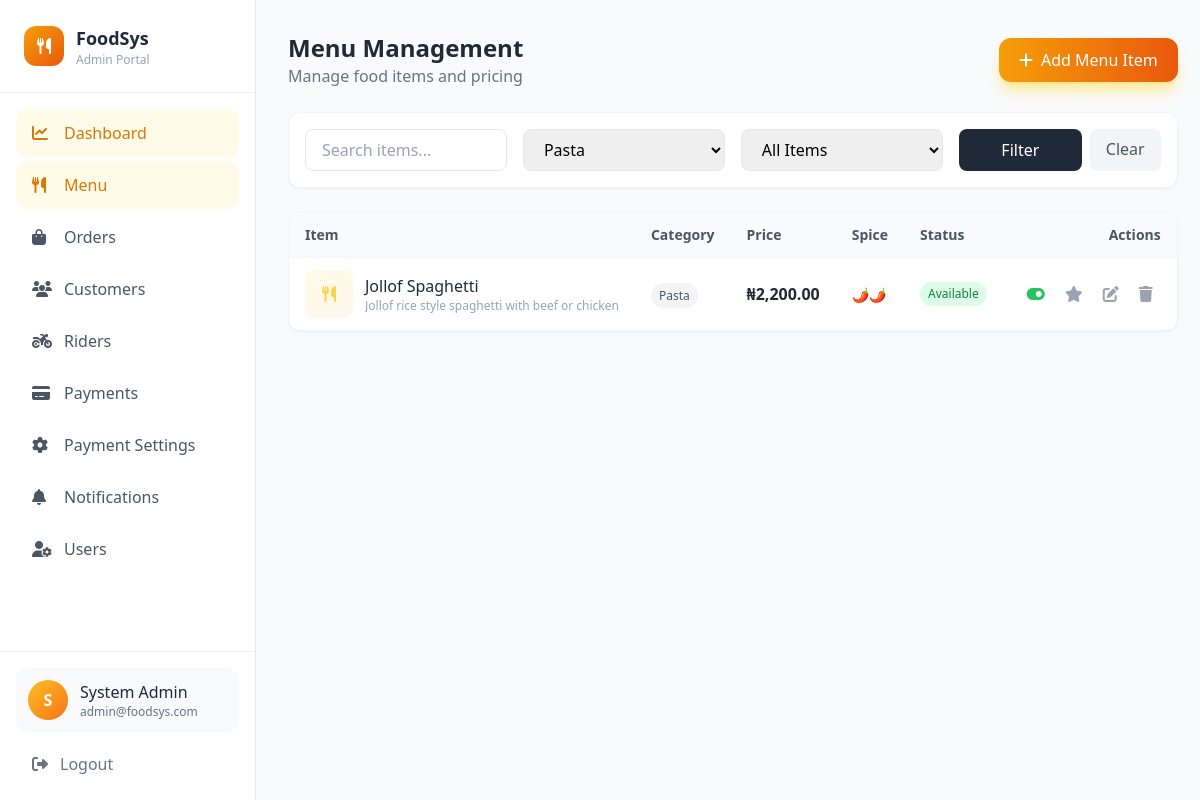
Screenshot of /admin/menu.php?category=Pasta (signed in) with the database file from the repository.
### tables this page shows
CREATE TABLE IF NOT EXISTS `menu_items` (
  `id` INT UNSIGNED NOT NULL AUTO_INCREMENT,
  `name` VARCHAR(200) NOT NULL,
  `description` TEXT DEFAULT NULL,
  `price` DECIMAL(10,2) NOT NULL,
  `category` VARCHAR(100) DEFAULT 'Main',
  `image_url` VARCHAR(500) DEFAULT NULL,
  `is_available` TINYINT(1) DEFAULT 1,
  `is_featured` TINYINT(1) DEFAULT 0,
  `preparation_time` INT UNSIGNED DEFAULT 30 COMMENT 'in minutes',
  `spice_level` ENUM('none', 'mild', 'medium', 'hot') DEFAULT 'medium',
  `tags` VARCHAR(500) DEFAULT NULL COMMENT 'comma-separated tags',
  `created_at` TIMESTAMP DEFAULT CURRENT_TIMESTAMP,
  `updated_at` TIMESTAMP DEFAULT CURRENT_TIMESTAMP ON UPDATE CURRENT_TIMESTAMP,
  PRIMARY KEY (`id`),
  KEY `idx_category` (`category`),
  KEY `idx_available` (`is_available`),
  KEY `idx_featured` (`is_featured`)
);

### config/config.php (called while the page is built, shortened)
<?php
spl_autoload_register(function ($class) {
    $file = CLASSES_PATH . '/' . $class . '.php';
});
require_once CLASSES_PATH . '/Database.php';
function formatCurrency($amount) {
    return DEFAULT_CURRENCY . number_format($amount, 2);
}

### classes/Database.php (called while the page is built, shortened)
<?php
class Database {
    private static $instance = null;
    private $connection;
    private function __construct() {
        try {
            $this->connection = new mysqli(
                DB_HOST,
                DB_USER,
                DB_PASS,
                DB_NAME
            );
            $this->connection->set_charset(DB_CHARSET);
        } catch (Exception $e) {
            throw new Exception("Database connection error: " . $e->getMessage());
        }
    }
    public static function getInstance() {
        if (self::$instance === null) {
            self::$instance = new self();
        }
        return self::$instance;
    }
    public function select($query, $params = []) {
        $stmt = $this->prepare($query, $params);
        $result = $stmt->get_result();
        $rows = [];
        while ($row = $result->fetch_assoc()) {
            $rows[] = $row;
        }
        return $rows;
    }
    private function prepare($query, $params = []) {
        $stmt = $this->connection->prepare($query);
        if (!empty($params)) {
            $types = '';
            $values = [];
            foreach ($params as $param) {
                if (is_int($param)) {
                    $types .= 'i';
                    $values[] = $param;
                } elseif (is_float($param)) {
                    $types .= 'd';
                    $values[] = $param;
                } elseif (is_null($param)) {
                    $types .= 's';
                    $values[] = null;
                } else {
                    $types .= 's';
                    $values[] = $param;
                }
            }
            if (!empty($types)) {
                array_unshift($values, $types);
                call_user_func_array([$stmt, 'bind_param'], $this->refValues($values));
            }
        }
        $result = $stmt->execute();
        return $stmt;
    }
    private function refValues($arr) {
        $refs = [];
        foreach ($arr as $key => $value) {
            $refs[$key] = &$arr[$key];
        }
        return $refs;
    }
}

### classes/MenuItem.php (called while the page is built, shortened)
<?php
class MenuItem {
    private $db;
    public function __construct() {
        $this->db = Database::getInstance();
    }
    public function getAll($filters = []) {
        $where = "WHERE 1=1";
        $params = [];
        if (!empty($filters['category'])) {
            $where .= " AND category = ?";
            $params[] = $filters['category'];
        }
        $orderBy = $filters['order_by'] ?? 'category ASC, name ASC';
        return $this->db->select(
            "SELECT * FROM menu_items $where ORDER BY $orderBy",
            $params
        );
    }
    public function getCategories() {
        $result = $this->db->select(
            "SELECT DISTINCT category FROM menu_items WHERE is_available = 1 ORDER BY category ASC"
        );
        return array_column($result, 'category');
    }
}

### admin/menu.php (the view, shortened to what this page needs)
<?php
require_once dirname(__DIR__) . '/config/config.php';
$menuItem = new MenuItem();
require_once INCLUDES_PATH . '/header.php';
$filters = [
    'category' => $_GET['category'] ?? '',
    'available' => isset($_GET['available']) ? $_GET['available'] === '1' : null,
    'search' => $_GET['search'] ?? '',
];
$menuItems = $menuItem->getAll($filters);
$categories = $menuItem->getCategories();
?>
<div class="flex flex-col md:flex-row md:items-center md:justify-between gap-4 mb-6">
    <div>
        <h1 class="text-2xl font-bold text-gray-800">Menu Management</h1>
        <p class="text-gray-500">Manage food items and pricing</p>
    </div>
    <button onclick="openNewItemModal()" class="inline-flex items-center gap-2 px-5 py-2.5 bg-gradient-to-r from-amber-500 to-orange-600 text-white font-medium rounded-xl hover:from-amber-600 hover:to-orange-700 transition-all shadow-lg shadow-amber-200">
        <i class="fas fa-plus"></i>
        <span>Add Menu Item</span>
    </button>
</div>
<div class="bg-white rounded-xl border border-gray-100 p-4 mb-6 shadow-sm">
    <form method="GET" action="" class="grid grid-cols-1 md:grid-cols-4 gap-4">
        <div>
            <input type="text" name="search" value="<?php echo htmlspecialchars($filters['search']); ?>" placeholder="Search items..." class="w-full px-4 py-2 border border-gray-200 rounded-lg focus:ring-2 focus:ring-amber-500 focus:border-amber-500">
        </div>
        <div>
            <select name="category" class="w-full px-4 py-2 border border-gray-200 rounded-lg focus:ring-2 focus:ring-amber-500 focus:border-amber-500">
                <?php foreach ($categories as $cat): ?>
                <option value="<?php echo htmlspecialchars($cat); ?>" <?php echo $filters['category'] === $cat ? 'selected' : ''; ?>><?php echo htmlspecialchars($cat); ?></option>
                <?php endforeach; ?>
            </select>
        </div>
        <div>
            <select name="available" class="w-full px-4 py-2 border border-gray-200 rounded-lg focus:ring-2 focus:ring-amber-500 focus:border-amber-500">
                <option value="">All Items</option>
            </select>
        </div>
        <div class="flex gap-2">
            <button type="submit" class="flex-1 px-4 py-2 bg-gray-800 text-white rounded-lg hover:bg-gray-700">Filter</button>
            <a href="menu.php" class="px-4 py-2 bg-gray-100 text-gray-600 rounded-lg hover:bg-gray-200">Clear</a>
        </div>
    </form>
</div>
<div class="bg-white rounded-xl border border-gray-100 shadow-sm overflow-hidden">
    <div class="hidden md:block overflow-x-auto">
        <table class="w-full">
            <thead class="bg-gray-50 border-b border-gray-100">
                <tr>
                    <th class="text-left px-4 py-3 text-sm font-semibold text-gray-600">Item</th>
                    <th class="text-left px-4 py-3 text-sm font-semibold text-gray-600">Category</th>
                    <th class="text-left px-4 py-3 text-sm font-semibold text-gray-600">Price</th>
                    <th class="text-left px-4 py-3 text-sm font-semibold text-gray-600">Spice</th>
                    <th class="text-left px-4 py-3 text-sm font-semibold text-gray-600">Status</th>
                    <th class="text-right px-4 py-3 text-sm font-semibold text-gray-600">Actions</th>
                </tr>
            </thead>
            <tbody class="divide-y divide-gray-50">
                <?php if (empty($menuItems)): ?>
                <tr>
                    <td colspan="6" class="px-4 py-12 text-center text-gray-400">
                        <i class="fas fa-utensils text-4xl mb-3"></i>
                        <p>No menu items found</p>
                    </td>
                </tr>
                <?php else: ?>
                    <?php foreach ($menuItems as $item): ?>
                    <tr class="hover:bg-gray-50">
                        <td class="px-4 py-3">
                            <div class="flex items-center gap-3">
                                <?php if (!empty($item['image_url'])): ?>
                                <img src="<?php echo htmlspecialchars($item['image_url']); ?>" alt="<?php echo htmlspecialchars($item['name']); ?>" class="w-12 h-12 rounded-lg object-cover">
                                <?php else: ?>
                                <div class="w-12 h-12 bg-gradient-to-br from-amber-50 to-orange-50 rounded-lg flex items-center justify-center">
                                    <i class="fas fa-utensils text-amber-300"></i>
                                </div>
                                <?php endif; ?>
                                <div>
                                    <p class="font-medium text-gray-800"><?php echo htmlspecialchars($item['name']); ?></p>
                                    <p class="text-xs text-gray-400 max-w-xs truncate"><?php echo htmlspecialchars($item['description'] ?? ''); ?></p>
                                </div>
                            </div>
                        </td>
                        <td class="px-4 py-3">
                            <span class="px-2 py-1 text-xs bg-gray-100 text-gray-600 rounded-full"><?php echo htmlspecialchars($item['category']); ?></span>
                        </td>
                        <td class="px-4 py-3">
                            <span class="font-semibold text-gray-800"><?php echo formatCurrency($item['price']); ?></span>
                        </td>
                        <td class="px-4 py-3">
                            <span class="text-sm" title="<?php echo ucfirst($item['spice_level']); ?>">
                                <?php
                                $spiceLabels = [
                                    'none' => '🚫',
                                    'mild' => '🌶️',
                                    'medium' => '🌶️🌶️',
                                    'hot' => '🌶️🌶️🌶️',
                                ];
                                echo $spiceLabels[$item['spice_level']] ?? '🌶️';
                                ?>
                            </span>
                        </td>
                        <td class="px-4 py-3">
                            <div class="flex items-center gap-2">
                                <?php if ($item['is_available']): ?>
                                <span class="px-2 py-1 text-xs bg-green-100 text-green-700 rounded-full">Available</span>
                                <?php else: ?>
                                <span class="px-2 py-1 text-xs bg-red-100 text-red-700 rounded-full">Unavailable</span>
                                <?php endif; ?>
                            </div>
                        </td>
                        <td class="px-4 py-3">
                            <div class="flex items-center justify-end gap-1">
                                <button onclick="toggleAvailable(<?php echo $item['id']; ?>)" class="p-2 text-gray-400 hover:text-green-600 hover:bg-green-50 rounded-lg" title="<?php echo $item['is_available'] ? 'Mark unavailable' : 'Mark available'; ?>">
                                    <i class="fas <?php echo $item['is_available'] ? 'fa-toggle-on text-green-500' : 'fa-toggle-off text-gray-300'; ?>"></i>
                                </button>
                                <button onclick="toggleFeatured(<?php echo $item['id']; ?>)" class="p-2 text-gray-400 hover:text-amber-600 hover:bg-amber-50 rounded-lg" title="Toggle featured">
                                    <i class="fas fa-star <?php echo $item['is_featured'] ? 'text-amber-500' : ''; ?>"></i>
                                </button>
                                <button onclick="editItem(<?php echo $item['id']; ?>)" class="p-2 text-gray-400 hover:text-blue-600 hover:bg-blue-50 rounded-lg" title="Edit">
                                    <i class="fas fa-edit"></i>
                                </button>
                                <button onclick="deleteItem(<?php echo $item['id']; ?>, '<?php echo htmlspecialchars($item['name'], ENT_QUOTES); ?>')" class="p-2 text-gray-400 hover:text-red-600 hover:bg-red-50 rounded-lg" title="Delete">
                                    <i class="fas fa-trash"></i>
                                </button>
                            </div>
                        </td>
                    </tr>
                    <?php endforeach; ?>
                <?php endif; ?>
            </tbody>
        </table>
    </div>
</div>
<?php require_once INCLUDES_PATH . '/footer.php'; ?>

### rows the page displays
menu_items: name "Jollof Spaghetti", description "Jollof rice style spaghetti with beef or chicken", category "Pasta", price "₦2,200.00", spice_level "🌶️🌶️", is_available "Available", is_featured 0 (drawn)

### other values shown
SITE_NAME "FoodSys"
$user['role'] "Admin"
$item['name'] "Dashboard"
$item['name'] "Menu"
$item['name'] "Orders"
$item['name'] "Customers"
$item['name'] "Riders"
$item['name'] "Payments"
$item['name'] "Payment Settings"
$item['name'] "Notifications"
$item['name'] "Users"
substr($user['name'], 0, 1) "S"
$user['name'] "System Admin"
$user['email'] "admin@foodsys.com"
form field category "Pasta"
